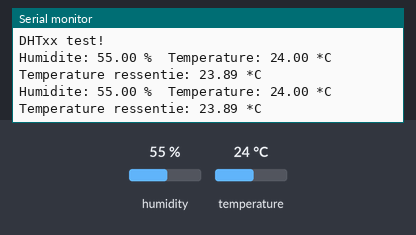
Bench run of a sketch on a simulated Arduino Uno, built with avr-gcc and run on an emulated ATmega328P. On the bench: the last lines printed to the serial monitor. Inputs (shaded band) come from the test bench; at power-on: humidity 55 %, temperature 24 °C.

Above: at 4.8 s.
4.9 s: humidity set to 22 %
At 6.7 s:
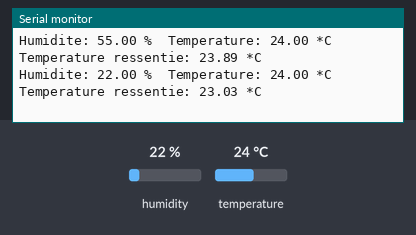
7.9 s: temperature set to 12 °C
At 9.4 s:
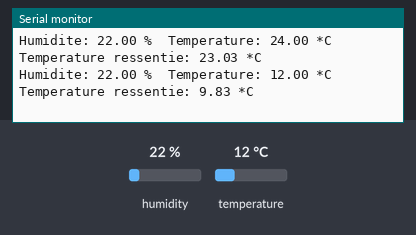
10.9 s: humidity set to 40 %
At 13.5 s:
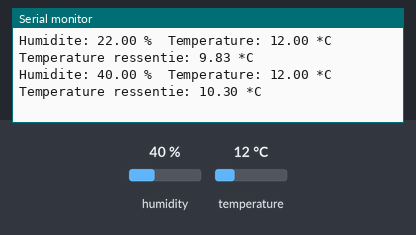
13.9 s: temperature set to 28 °C
At 15.0 s:
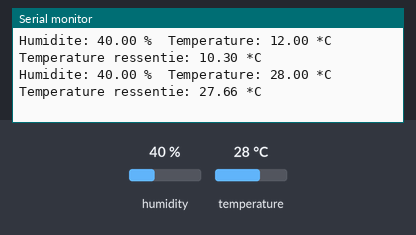
Timing chart, 0 to 16.9 s (numbered marks = the images above; inputs shaded):
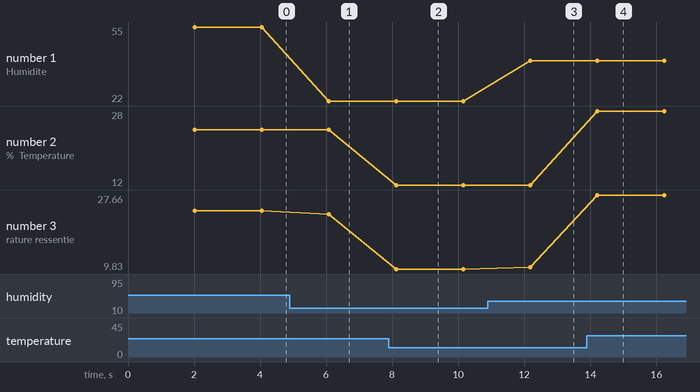

Measured:
- after the input at 4.9 s, the serial monitor: prints a new line after 1.2 s (image 1)
- after the input at 7.9 s, the serial monitor: prints a new line after 0.22 s (image 2)
- after the input at 10.9 s, the serial monitor: prints a new line after 1.3 s (image 3)
- after the input at 13.9 s, the serial monitor: prints a new line after 0.31 s (image 4)
- plotted number 1: 55 → 22 after the input at 4.9 s, 22 → 40 after the input at 10.9 s
- plotted number 2: 24 → 12 after the input at 7.9 s, 12 → 28 after the input at 13.9 s
- plotted number 3: 23.89 → 23.03 after the input at 4.9 s, 23.03 → 9.83 after the input at 7.9 s, 9.83 → 10.3 after the input at 10.9 s, 10.3 → 27.66 after the input at 13.9 s

The sketch:

mydht.ino
```cpp
// Test des capteurs d'humidité et de température DHT-11 / DHT-21 /  DHT-22
// Code adapté de l'exemple DHTTester de ladyada (Adafruit)
// Projets DIY - 22/01/2016

#include "DHT.h"   // Librairie des capteurs DHT

#define DHTPIN 2    // Changer le pin sur lequel est branché le DHT

// Dé-commentez la ligne qui correspond à votre capteur
#define DHTTYPE DHT11     // DHT 11
//#define DHTTYPE DHT22       // DHT 22  (AM2302)
//#define DHTTYPE DHT21     // DHT 21 (AM2301)

DHT dht(DHTPIN, DHTTYPE);
void setup() {
  Serial.begin(9600);
  Serial.println("DHTxx test!");

  dht.begin();
}

void loop() {
  // Délai de 2 secondes entre chaque mesure. La lecture prend 250 millisecondes
  delay(2000);

  // Lecture du taux d'humidité
  float h = dht.readHumidity();
  // Lecture de la température en Celcius
  float t = dht.readTemperature();
  // Pour lire la température en Fahrenheit
  float f = dht.readTemperature(true);

  // Stop le programme et renvoie un message d'erreur si le capteur ne renvoie aucune mesure
  if (isnan(h) || isnan(t) || isnan(f)) {
    Serial.println("Echec de lecture !");
    return;
  }

  // Calcul la température ressentie. Il calcul est effectué à partir de la température en Fahrenheit
  // On fait la conversion en Celcius dans la foulée
  float hi = dht.computeHeatIndex(f, h);

 Serial.print("Humidite: ");
  Serial.print(h);
  Serial.print(" %\t");
  Serial.print("Temperature: ");
  Serial.print(t);
  Serial.print(" *C ");
  Serial.print("Temperature ressentie: ");
  Serial.print(dht.convertFtoC(hi));
  Serial.println(" *C");
}
```
